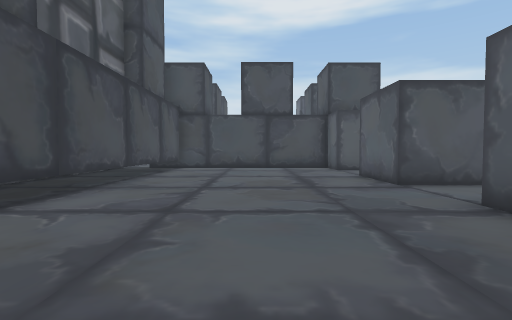
View 1 (above)

17 first-person views from a walk through a 3-D level made in the Unity game engine. The camera is 1.5 m above the floor, tilts 2° down and sees 85° across. The floor is counted in squares, 2 m on a side. Each view is taken from the middle of a square. On the plan, view 1 faces up. The plan holds only what a view shows up to about 10 squares ahead; the rest is blank. The place goes on beyond the plan. The player is left out.

View 2
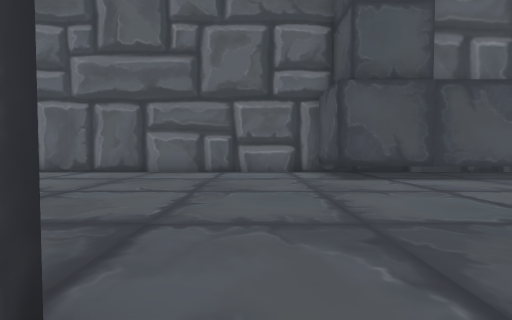

View 3
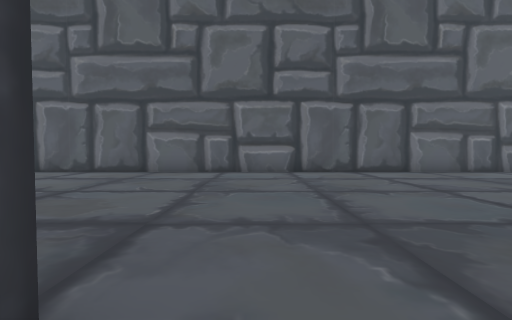

View 4
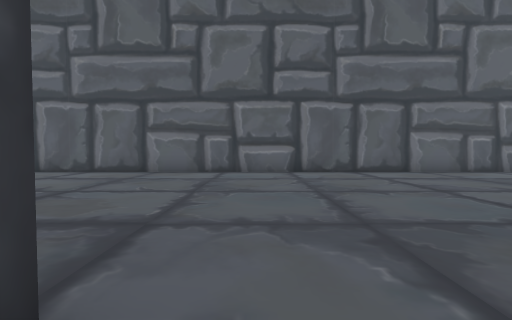

View 5
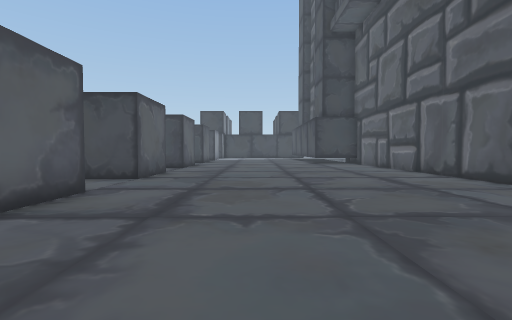

View 6
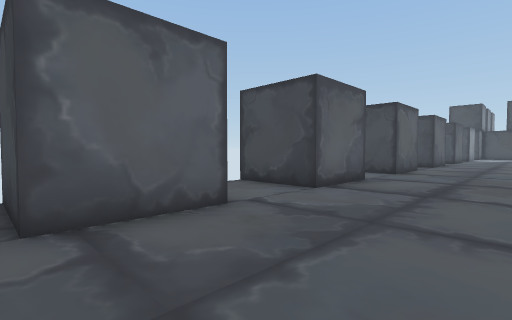

View 7
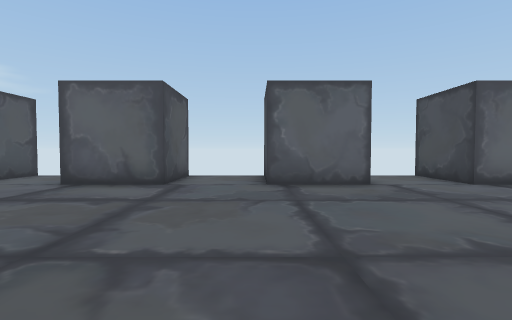

View 8
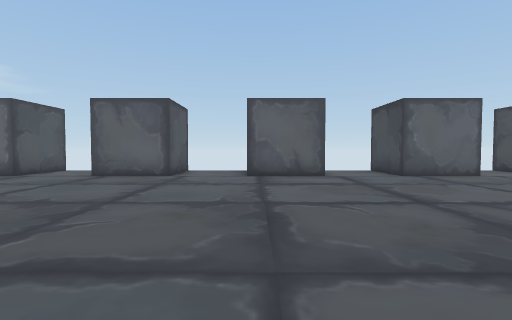

View 9
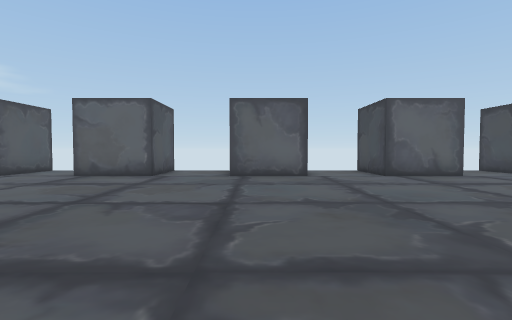

View 10
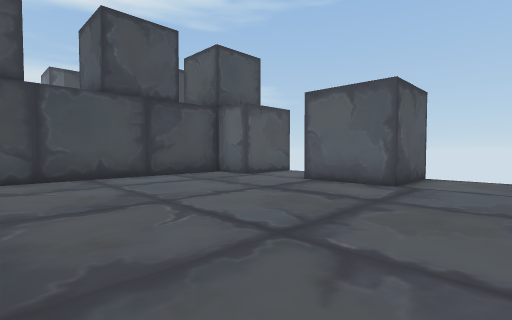

View 11
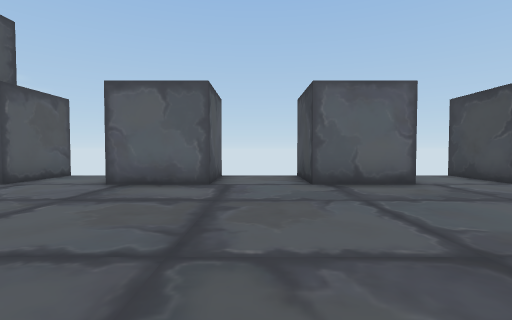

View 12
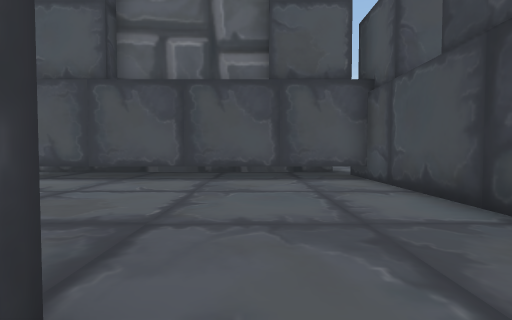

View 13
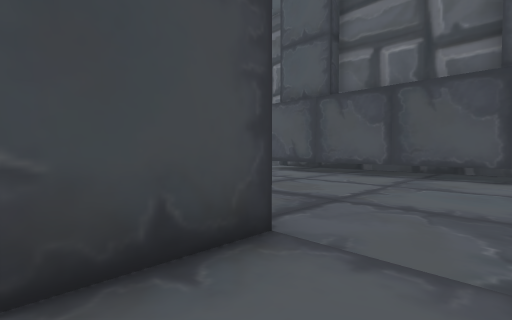

View 14
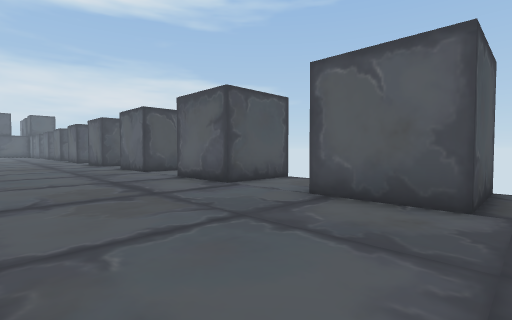

View 15
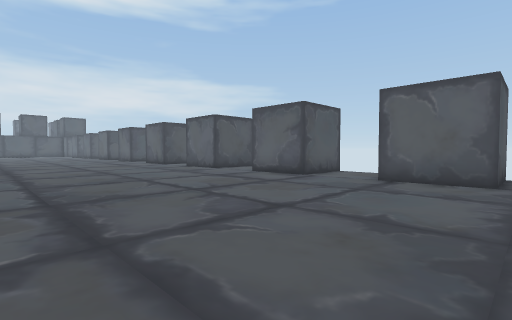

View 16
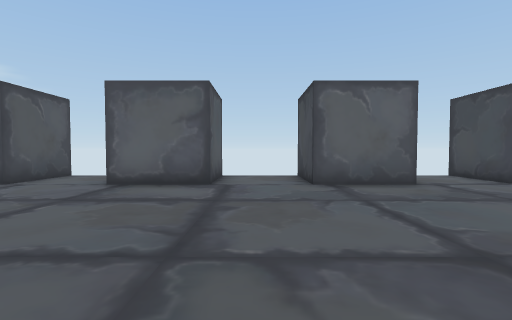

View 17
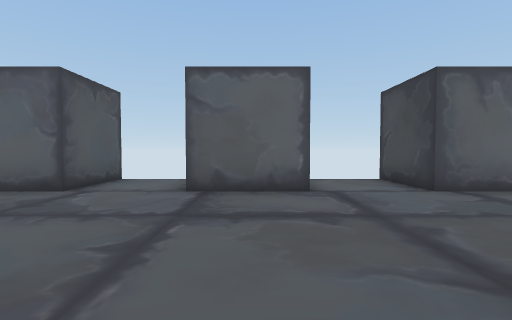

### Floor plan
Key: @ floor where view 1 was taken; # wall or solid block; . floor; = window, fence, low wall or low ledge; ^ raised ledge; T tower.
Columns run from 6 left of view 1 to 5 right of it. Each row starts with its distance up from view 1.
 13     T
 12 TTT#######
 11 T T......###
 10 T T.........
  9 T T.........
  8 T T......###
  7 T T......###
  6 T T......###
  5 T T.........
  4 T T.........
  3 TTT......###
  2 T........###
  1 #...........
  0 #.....@.....
 -1 #........###
 -2 #........###
 -3 #........###
 -4 #...........
 -5 #...........
 -6 #........#^^
 -7 #........#^#
 -8 #...........
 -9 #...........
-10 #........###
-11 #........#
-12 #........#=#
-13 #...........
-14 #...........
-15 #........#^^
-16 #........#^#
-17 #...........
-18 #...........
-19 #........###
-20 #........#
-21 #........#=#
-22 #...........
-23 #...........
-24 #........#^^
-25 #........#^#
-26 #...........

Positions as (right, up) in squares from view 1, and headings:
1: (0, 0), facing up
2: (4, 0), facing left
3: (4, -9), facing left
4: (4, -18), facing left
5: (0, -16), facing down
6: (0, -14), facing down-right
7: (-3, -14), facing right
8: (-5, -10), facing right
9: (-5, -6), facing right
10: (-3, 4), facing up-right
11: (-3, 5), facing right
12: (4, 9), facing left
13: (5, 10), facing down-left
14: (-1, -26), facing up-right
15: (-4, -26), facing up-right
16: (-3, -22), facing right
17: (-2, -2), facing right
